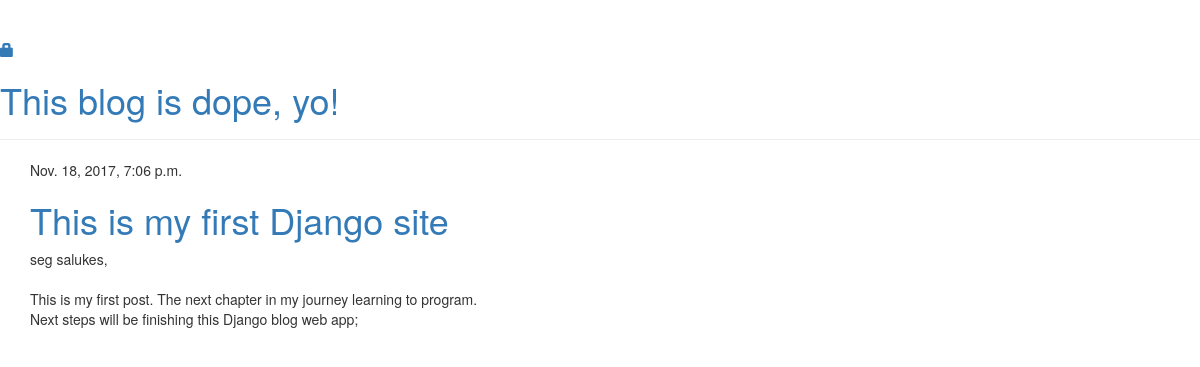
Before: / with the older database file.
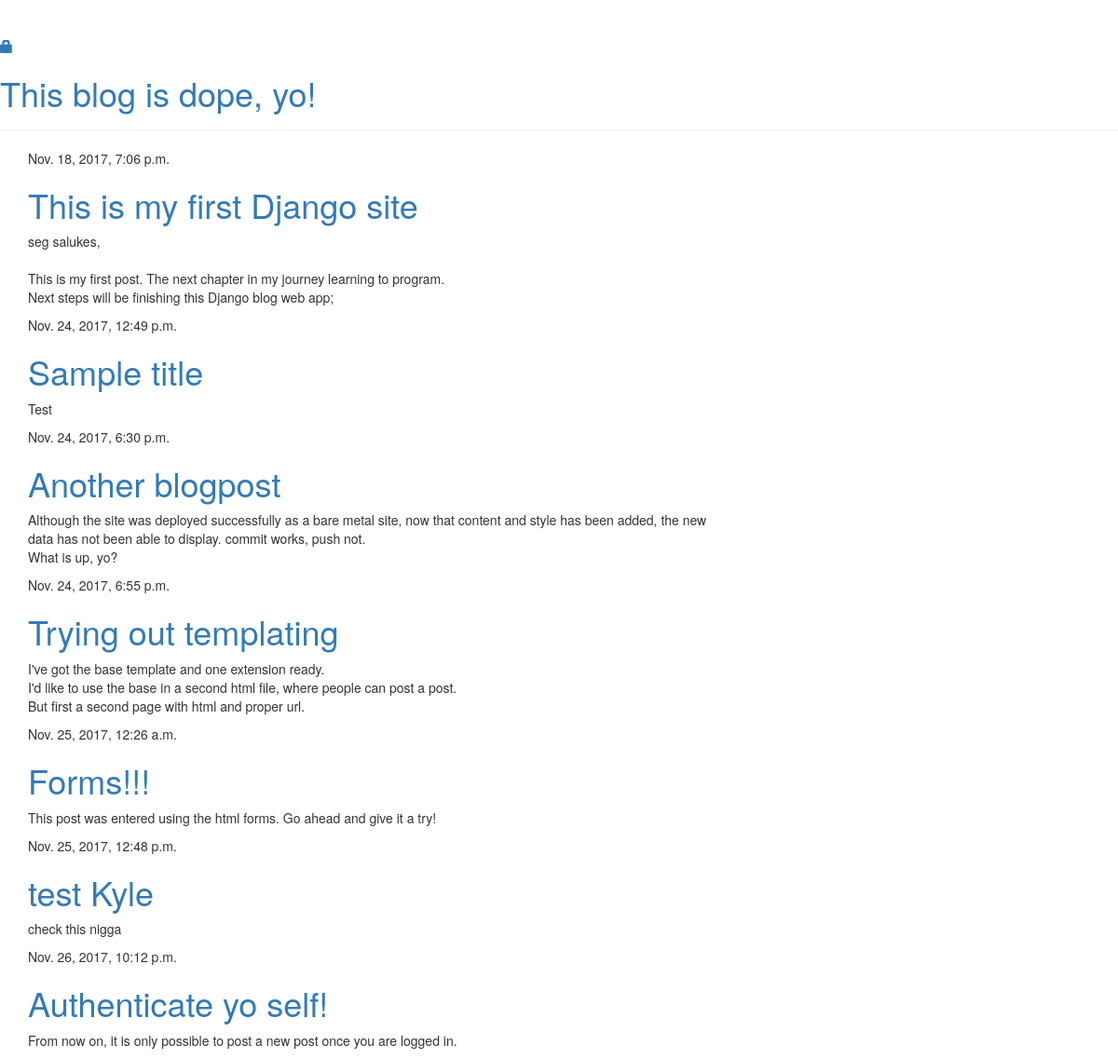
After: the same page with the newer database file.
### blog/models.py (models this page shows, shortened)
class Post(models.Model):
    author = models.ForeignKey('auth.User')
    title = models.CharField(max_length=200)
    text = models.TextField()
    created_date = models.DateTimeField(
            default=timezone.now)
    published_date = models.DateTimeField(
            blank=True, null=True)

### blog/views.py (the view)
# urls.py: url(r'^$', views.post_list, name='post_list'),
def post_list(request):
    posts = Post.objects.filter(published_date__lte=timezone.now()).order_by('published_date')
    return render(request, 'blog/post_list.html', {'posts': posts})

### blog/templates/blog/post_list.html
{% extends 'blog/base.html' %}
{% block content %}
    {% for post in posts %}
        <div class="post">
            <div class="date">
                {{ post.published_date }}
            </div>
            <h1><a href="{% url 'post_detail' pk=post.pk %}">{{ post.title }}</a></h1>
            <p>{{ post.text|linebreaksbr }}</p>
        </div>
    {% endfor %}
{% endblock %}

### blog/templates/blog/base.html (shortened to what this page needs)
<!DOCTYPE html>
<html lang="en">
<head>
    <link rel="stylesheet" href="//maxcdn.bootstrapcdn.com/bootstrap/3.2.0/css/bootstrap.min.css">
    <link rel="stylesheet" href="//maxcdn.bootstrapcdn.com/bootstrap/3.2.0/css/bootstrap-theme.min.css">
</head>
<body>
   <div class="page-header">
        {% if user.is_authenticated %}
            <a href="{% url 'post_new' %}" class="top-menu"><span class="glyphicon glyphicon-plus"></span></a>
            <p class="top-menu">Hello {{ user.username }} <small>(<a href="{% url 'logout' %}">Log out</a>)</small></p>
        {% else %}
            <a href="{% url 'login' %}" class="top-menu"><span class="glyphicon glyphicon-lock"></span></a>
        {% endif %}
        <h1><a href="/"> This blog is dope, yo!</a></h1>
    </div>
    <div class="content container">
        <div class="row">
            <div class="col-md-8">
            {% block content %}
            {% endblock %}
            </div>
        </div>
    </div>
</body>
</html>

Changed rows visible on the page:
added Post: published_date "Nov. 24, 2017, 12:49 p.m.", title "Sample title", text "Test"
added Post: published_date "Nov. 24, 2017, 6:30 p.m.", title "Another blogpost", text "Although the site was deployed successfully as a bare metal site, now that content and style has been added, the new data has not been able to display. commit works, push not. What is up, yo?"
added Post: published_date "Nov. 24, 2017, 6:55 p.m.", title "Trying out templating", text "I've got the base template and one extension ready. I'd like to use the base in a second html file, where people can post a post. But first a second page with html and proper url."
added Post: published_date "Nov. 25, 2017, 12:26 a.m.", title "Forms!!!", text "This post was entered using the html forms. Go ahead and give it a try!"
added Post: published_date "Nov. 25, 2017, 12:48 p.m.", title "test Kyle", text "check this nigga"
added Post: published_date "Nov. 26, 2017, 10:12 p.m.", title "Authenticate yo self!", text "From now on, it is only possible to post a new post once you are logged in."
